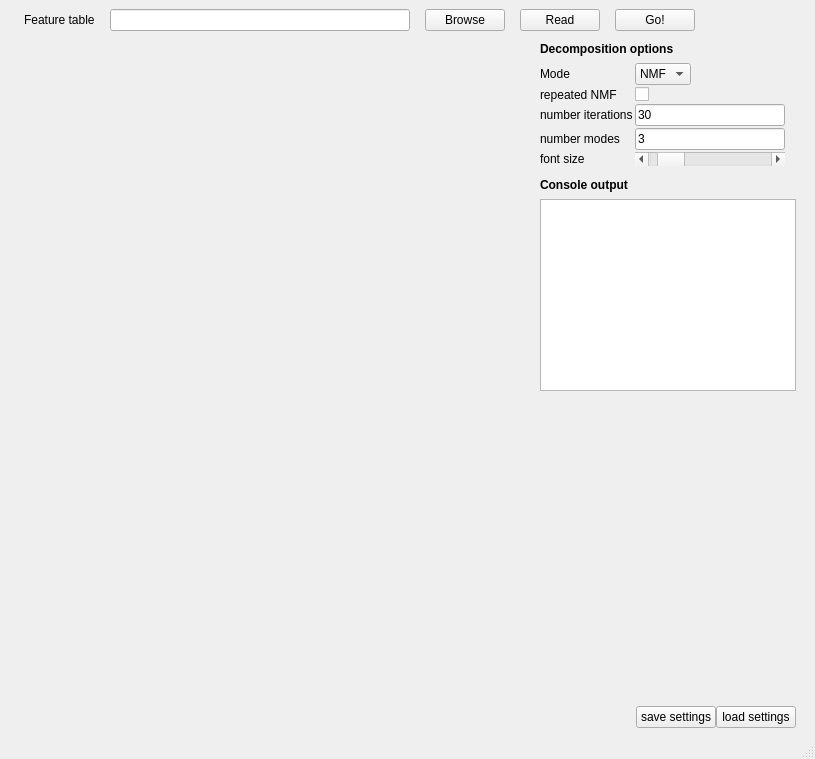
<?xml version="1.0" encoding="UTF-8"?>
<ui version="4.0">
 <author>yz</author>
 <class>MainWindow</class>
 <widget class="QMainWindow" name="MainWindow">
  <property name="geometry">
   <rect>
    <x>0</x>
    <y>0</y>
    <width>815</width>
    <height>759</height>
   </rect>
  </property>
  <property name="windowTitle">
   <string>MainWindow</string>
  </property>
  <widget class="QWidget" name="centralwidget">
   <property name="autoFillBackground">
    <bool>false</bool>
   </property>
   <layout class="QVBoxLayout" name="verticalLayout">
    <property name="spacing">
     <number>1</number>
    </property>
    <item>
     <layout class="QHBoxLayout" name="spectra_file_hl">
      <property name="spacing">
       <number>0</number>
      </property>
      <property name="sizeConstraint">
       <enum>QLayout::SetMinimumSize</enum>
      </property>
      <item>
       <spacer name="horizontalSpacer">
        <property name="orientation">
         <enum>Qt::Horizontal</enum>
        </property>
        <property name="sizeType">
         <enum>QSizePolicy::Maximum</enum>
        </property>
        <property name="sizeHint" stdset="0">
         <size>
          <width>15</width>
          <height>15</height>
         </size>
        </property>
       </spacer>
      </item>
      <item>
       <widget class="QLabel" name="label">
        <property name="toolTip">
         <string extracomment="Input the file path to an txt file with spectra exported from a .d folder by pasting the path direectly into the box or browsing the directories. Afterwards press &quot;Load&quot; to load in the data.">In order to use this application, you need to create a feature table. Check the MSI_creating_ft_GUI on GItHub if you don't know what this means</string>
        </property>
        <property name="toolTipDuration">
         <number>-1</number>
        </property>
        <property name="text">
         <string>Feature table</string>
        </property>
       </widget>
      </item>
      <item>
       <spacer name="horizontalSpacer_2">
        <property name="orientation">
         <enum>Qt::Horizontal</enum>
        </property>
        <property name="sizeType">
         <enum>QSizePolicy::Maximum</enum>
        </property>
        <property name="sizeHint" stdset="0">
         <size>
          <width>15</width>
          <height>15</height>
         </size>
        </property>
       </spacer>
      </item>
      <item>
       <widget class="QLineEdit" name="lineEdit_ft_file">
        <property name="sizePolicy">
         <sizepolicy hsizetype="Fixed" vsizetype="Fixed">
          <horstretch>0</horstretch>
          <verstretch>0</verstretch>
         </sizepolicy>
        </property>
        <property name="minimumSize">
         <size>
          <width>300</width>
          <height>0</height>
         </size>
        </property>
        <property name="toolTip">
         <string>Input the file path to a csv file with spectra exported from a .d folder by pasting the path direectly into the box or browsing the directories. Afterwards press &quot;Load&quot; to load in the data. You can directly paste a file path into here.</string>
        </property>
        <property name="clearButtonEnabled">
         <bool>false</bool>
        </property>
       </widget>
      </item>
      <item>
       <spacer name="horizontalSpacer_3">
        <property name="orientation">
         <enum>Qt::Horizontal</enum>
        </property>
        <property name="sizeType">
         <enum>QSizePolicy::Maximum</enum>
        </property>
        <property name="sizeHint" stdset="0">
         <size>
          <width>15</width>
          <height>15</height>
         </size>
        </property>
       </spacer>
      </item>
      <item>
       <widget class="QPushButton" name="btn_browse_data">
        <property name="toolTip">
         <string>Open file manager and select csv-file to read</string>
        </property>
        <property name="text">
         <string>Browse</string>
        </property>
       </widget>
      </item>
      <item>
       <spacer name="horizontalSpacer_4">
        <property name="orientation">
         <enum>Qt::Horizontal</enum>
        </property>
        <property name="sizeType">
         <enum>QSizePolicy::Maximum</enum>
        </property>
        <property name="sizeHint" stdset="0">
         <size>
          <width>15</width>
          <height>15</height>
         </size>
        </property>
       </spacer>
      </item>
      <item>
       <widget class="QPushButton" name="btn_read_data">
        <property name="toolTip">
         <string>Read the csv-file (this may take a little while)</string>
        </property>
        <property name="text">
         <string>Read</string>
        </property>
       </widget>
      </item>
      <item>
       <spacer name="horizontalSpacer_8">
        <property name="orientation">
         <enum>Qt::Horizontal</enum>
        </property>
        <property name="sizeType">
         <enum>QSizePolicy::Maximum</enum>
        </property>
        <property name="sizeHint" stdset="0">
         <size>
          <width>15</width>
          <height>20</height>
         </size>
        </property>
       </spacer>
      </item>
      <item>
       <widget class="QPushButton" name="btn_go">
        <property name="toolTip">
         <string>Calculate NMF with the specified parameters (this may take a while)</string>
        </property>
        <property name="text">
         <string>Go!</string>
        </property>
       </widget>
      </item>
      <item>
       <spacer name="horizontalSpacer_5">
        <property name="orientation">
         <enum>Qt::Horizontal</enum>
        </property>
        <property name="sizeType">
         <enum>QSizePolicy::Expanding</enum>
        </property>
        <property name="sizeHint" stdset="0">
         <size>
          <width>40</width>
          <height>20</height>
         </size>
        </property>
       </spacer>
      </item>
     </layout>
    </item>
    <item>
     <spacer name="verticalSpacer_2">
      <property name="orientation">
       <enum>Qt::Vertical</enum>
      </property>
      <property name="sizeType">
       <enum>QSizePolicy::Maximum</enum>
      </property>
      <property name="sizeHint" stdset="0">
       <size>
        <width>20</width>
        <height>10</height>
       </size>
      </property>
     </spacer>
    </item>
    <item>
     <layout class="QHBoxLayout" name="plotting_hl">
      <property name="spacing">
       <number>0</number>
      </property>
      <property name="sizeConstraint">
       <enum>QLayout::SetNoConstraint</enum>
      </property>
      <item>
       <spacer name="horizontalSpacer_27">
        <property name="orientation">
         <enum>Qt::Horizontal</enum>
        </property>
        <property name="sizeType">
         <enum>QSizePolicy::Maximum</enum>
        </property>
        <property name="sizeHint" stdset="0">
         <size>
          <width>10</width>
          <height>20</height>
         </size>
        </property>
       </spacer>
      </item>
      <item>
       <widget class="QWidget" name="plt_area" native="true">
        <property name="sizePolicy">
         <sizepolicy hsizetype="Expanding" vsizetype="Expanding">
          <horstretch>0</horstretch>
          <verstretch>0</verstretch>
         </sizepolicy>
        </property>
       </widget>
      </item>
      <item>
       <spacer name="horizontalSpacer_28">
        <property name="orientation">
         <enum>Qt::Horizontal</enum>
        </property>
        <property name="sizeType">
         <enum>QSizePolicy::Maximum</enum>
        </property>
        <property name="sizeHint" stdset="0">
         <size>
          <width>10</width>
          <height>20</height>
         </size>
        </property>
       </spacer>
      </item>
      <item>
       <layout class="QVBoxLayout" name="verticalLayout_4">
        <property name="spacing">
         <number>2</number>
        </property>
        <property name="sizeConstraint">
         <enum>QLayout::SetMinimumSize</enum>
        </property>
        <item>
         <spacer name="verticalSpacer_9">
          <property name="orientation">
           <enum>Qt::Vertical</enum>
          </property>
          <property name="sizeType">
           <enum>QSizePolicy::Maximum</enum>
          </property>
          <property name="sizeHint" stdset="0">
           <size>
            <width>20</width>
            <height>0</height>
           </size>
          </property>
         </spacer>
        </item>
        <item>
         <widget class="QLabel" name="label_16">
          <property name="sizePolicy">
           <sizepolicy hsizetype="Maximum" vsizetype="Preferred">
            <horstretch>0</horstretch>
            <verstretch>0</verstretch>
           </sizepolicy>
          </property>
          <property name="font">
           <font>
            <weight>75</weight>
            <bold>true</bold>
           </font>
          </property>
          <property name="text">
           <string>Decomposition options</string>
          </property>
         </widget>
        </item>
        <item>
         <spacer name="verticalSpacer_7">
          <property name="orientation">
           <enum>Qt::Vertical</enum>
          </property>
          <property name="sizeType">
           <enum>QSizePolicy::Maximum</enum>
          </property>
          <property name="sizeHint" stdset="0">
           <size>
            <width>20</width>
            <height>5</height>
           </size>
          </property>
         </spacer>
        </item>
        <item>
         <layout class="QFormLayout" name="formLayout">
          <property name="sizeConstraint">
           <enum>QLayout::SetMinimumSize</enum>
          </property>
          <property name="fieldGrowthPolicy">
           <enum>QFormLayout::AllNonFixedFieldsGrow</enum>
          </property>
          <item row="0" column="0">
           <widget class="QLabel" name="label_3">
            <property name="toolTip">
             <string>Decomposition algorithm. PCA not yet implemented</string>
            </property>
            <property name="text">
             <string>Mode</string>
            </property>
           </widget>
          </item>
          <item row="0" column="1">
           <widget class="QComboBox" name="comboBox">
            <property name="sizePolicy">
             <sizepolicy hsizetype="Maximum" vsizetype="Fixed">
              <horstretch>0</horstretch>
              <verstretch>0</verstretch>
             </sizepolicy>
            </property>
            <item>
             <property name="text">
              <string>NMF</string>
             </property>
            </item>
            <item>
             <property name="text">
              <string>PCA</string>
             </property>
            </item>
           </widget>
          </item>
          <item row="1" column="0">
           <widget class="QLabel" name="label_15">
            <property name="toolTip">
             <string>Use repeated NMF for more robust features</string>
            </property>
            <property name="text">
             <string>repeated NMF</string>
            </property>
           </widget>
          </item>
          <item row="1" column="1">
           <widget class="QCheckBox" name="checkBox_is_repeated_NMF">
            <property name="sizePolicy">
             <sizepolicy hsizetype="Maximum" vsizetype="Fixed">
              <horstretch>0</horstretch>
              <verstretch>0</verstretch>
             </sizepolicy>
            </property>
            <property name="text">
             <string/>
            </property>
           </widget>
          </item>
          <item row="2" column="0">
           <widget class="QLabel" name="label_9">
            <property name="toolTip">
             <string>Number of iterations performed by NMF. You may want to start with a low number</string>
            </property>
            <property name="text">
             <string>number iterations</string>
            </property>
           </widget>
          </item>
          <item row="2" column="1">
           <widget class="QLineEdit" name="lineEdit_N_rep">
            <property name="sizePolicy">
             <sizepolicy hsizetype="Maximum" vsizetype="Fixed">
              <horstretch>0</horstretch>
              <verstretch>0</verstretch>
             </sizepolicy>
            </property>
            <property name="maximumSize">
             <size>
              <width>150</width>
              <height>16777215</height>
             </size>
            </property>
            <property name="toolTip">
             <string>Common values are 6 and 10 (uncertainty of 3 and 5 mDa respectively)</string>
            </property>
            <property name="text">
             <string>30</string>
            </property>
           </widget>
          </item>
          <item row="3" column="0">
           <widget class="QLabel" name="label_11">
            <property name="toolTip">
             <string>The number of modes obtained by NMF or PCA. </string>
            </property>
            <property name="text">
             <string>number modes</string>
            </property>
           </widget>
          </item>
          <item row="3" column="1">
           <widget class="QLineEdit" name="lineEdit_n_modes">
            <property name="sizePolicy">
             <sizepolicy hsizetype="Maximum" vsizetype="Fixed">
              <horstretch>0</horstretch>
              <verstretch>0</verstretch>
             </sizepolicy>
            </property>
            <property name="maximumSize">
             <size>
              <width>150</width>
              <height>16777215</height>
             </size>
            </property>
            <property name="text">
             <string>3</string>
            </property>
           </widget>
          </item>
          <item row="4" column="0">
           <widget class="QLabel" name="label_24">
            <property name="toolTip">
             <string>The font sizes used in the plot</string>
            </property>
            <property name="text">
             <string>font size</string>
            </property>
           </widget>
          </item>
          <item row="4" column="1">
           <widget class="QScrollBar" name="horizontalScrollBar">
            <property name="sizePolicy">
             <sizepolicy hsizetype="Maximum" vsizetype="Fixed">
              <horstretch>0</horstretch>
              <verstretch>0</verstretch>
             </sizepolicy>
            </property>
            <property name="minimumSize">
             <size>
              <width>150</width>
              <height>0</height>
             </size>
            </property>
            <property name="maximumSize">
             <size>
              <width>150</width>
              <height>16777215</height>
             </size>
            </property>
            <property name="minimum">
             <number>1</number>
            </property>
            <property name="maximum">
             <number>200</number>
            </property>
            <property name="pageStep">
             <number>10</number>
            </property>
            <property name="value">
             <number>20</number>
            </property>
            <property name="orientation">
             <enum>Qt::Horizontal</enum>
            </property>
           </widget>
          </item>
         </layout>
        </item>
        <item>
         <spacer name="verticalSpacer_6">
          <property name="orientation">
           <enum>Qt::Vertical</enum>
          </property>
          <property name="sizeType">
           <enum>QSizePolicy::Maximum</enum>
          </property>
          <property name="sizeHint" stdset="0">
           <size>
            <width>20</width>
            <height>10</height>
           </size>
          </property>
         </spacer>
        </item>
        <item>
         <widget class="QLabel" name="label_19">
          <property name="sizePolicy">
           <sizepolicy hsizetype="Maximum" vsizetype="Preferred">
            <horstretch>0</horstretch>
            <verstretch>0</verstretch>
           </sizepolicy>
          </property>
          <property name="font">
           <font>
            <weight>75</weight>
            <bold>true</bold>
           </font>
          </property>
          <property name="text">
           <string>Console output</string>
          </property>
         </widget>
        </item>
        <item>
         <spacer name="verticalSpacer_10">
          <property name="orientation">
           <enum>Qt::Vertical</enum>
          </property>
          <property name="sizeType">
           <enum>QSizePolicy::Maximum</enum>
          </property>
          <property name="sizeHint" stdset="0">
           <size>
            <width>20</width>
            <height>5</height>
           </size>
          </property>
         </spacer>
        </item>
        <item>
         <widget class="QTextEdit" name="textEdit_console">
          <property name="sizePolicy">
           <sizepolicy hsizetype="Maximum" vsizetype="Maximum">
            <horstretch>0</horstretch>
            <verstretch>0</verstretch>
           </sizepolicy>
          </property>
          <property name="contextMenuPolicy">
           <enum>Qt::PreventContextMenu</enum>
          </property>
          <property name="acceptDrops">
           <bool>false</bool>
          </property>
          <property name="readOnly">
           <bool>true</bool>
          </property>
         </widget>
        </item>
        <item>
         <spacer name="verticalSpacer_11">
          <property name="orientation">
           <enum>Qt::Vertical</enum>
          </property>
          <property name="sizeHint" stdset="0">
           <size>
            <width>20</width>
            <height>10</height>
           </size>
          </property>
         </spacer>
        </item>
        <item>
         <spacer name="verticalSpacer_12">
          <property name="orientation">
           <enum>Qt::Vertical</enum>
          </property>
          <property name="sizeType">
           <enum>QSizePolicy::Maximum</enum>
          </property>
          <property name="sizeHint" stdset="0">
           <size>
            <width>20</width>
            <height>0</height>
           </size>
          </property>
         </spacer>
        </item>
       </layout>
      </item>
      <item>
       <spacer name="horizontalSpacer_26">
        <property name="orientation">
         <enum>Qt::Horizontal</enum>
        </property>
        <property name="sizeType">
         <enum>QSizePolicy::Maximum</enum>
        </property>
        <property name="sizeHint" stdset="0">
         <size>
          <width>10</width>
          <height>20</height>
         </size>
        </property>
       </spacer>
      </item>
     </layout>
    </item>
    <item>
     <spacer name="verticalSpacer_5">
      <property name="orientation">
       <enum>Qt::Vertical</enum>
      </property>
      <property name="sizeType">
       <enum>QSizePolicy::Maximum</enum>
      </property>
      <property name="sizeHint" stdset="0">
       <size>
        <width>20</width>
        <height>10</height>
       </size>
      </property>
     </spacer>
    </item>
    <item>
     <layout class="QHBoxLayout" name="progress_hl">
      <property name="spacing">
       <number>0</number>
      </property>
      <property name="sizeConstraint">
       <enum>QLayout::SetMinimumSize</enum>
      </property>
      <item>
       <spacer name="horizontalSpacer_33">
        <property name="orientation">
         <enum>Qt::Horizontal</enum>
        </property>
        <property name="sizeType">
         <enum>QSizePolicy::Maximum</enum>
        </property>
        <property name="sizeHint" stdset="0">
         <size>
          <width>0</width>
          <height>20</height>
         </size>
        </property>
       </spacer>
      </item>
      <item>
       <spacer name="horizontalSpacer_7">
        <property name="orientation">
         <enum>Qt::Horizontal</enum>
        </property>
        <property name="sizeHint" stdset="0">
         <size>
          <width>40</width>
          <height>20</height>
         </size>
        </property>
       </spacer>
      </item>
      <item>
       <widget class="QPushButton" name="btn_save">
        <property name="toolTip">
         <string>Save values in text boxes.</string>
        </property>
        <property name="text">
         <string>save settings</string>
        </property>
       </widget>
      </item>
      <item>
       <widget class="QPushButton" name="btn_load">
        <property name="toolTip">
         <string>Load values of textboxes from save and load data.</string>
        </property>
        <property name="text">
         <string>load settings</string>
        </property>
       </widget>
      </item>
      <item>
       <spacer name="horizontalSpacer_6">
        <property name="orientation">
         <enum>Qt::Horizontal</enum>
        </property>
        <property name="sizeType">
         <enum>QSizePolicy::Maximum</enum>
        </property>
        <property name="sizeHint" stdset="0">
         <size>
          <width>10</width>
          <height>10</height>
         </size>
        </property>
       </spacer>
      </item>
     </layout>
    </item>
   </layout>
  </widget>
  <widget class="QMenuBar" name="menubar">
   <property name="geometry">
    <rect>
     <x>0</x>
     <y>0</y>
     <width>815</width>
     <height>21</height>
    </rect>
   </property>
  </widget>
  <widget class="QStatusBar" name="statusbar"/>
 </widget>
 <resources/>
 <connections/>
</ui>
